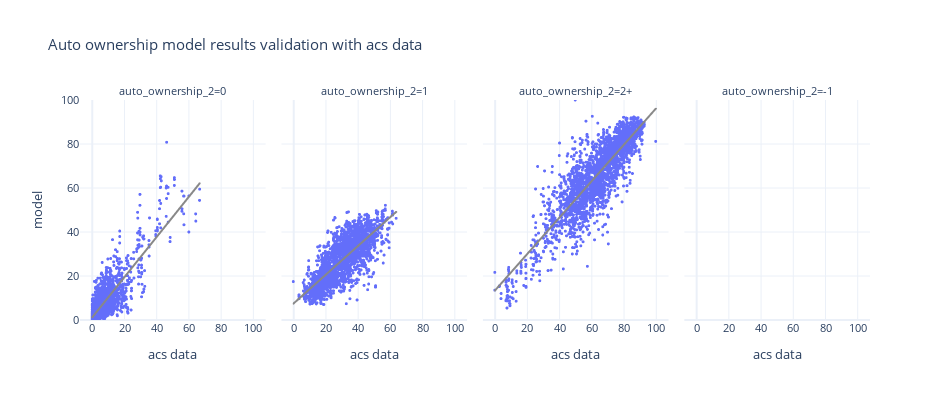

The notebook cell saved with this chart:
### Code cell
df_plot = pd.pivot(bg_auto_ownership, index=['block_group_id','auto_ownership_2'], columns='source', values='percentage').reset_index()



fig = px.scatter(df_plot, x="acs data", y="model", trendline="ols", trendline_color_override='rgb(136, 136, 136)',
                 template="plotly_white",
                 facet_col='auto_ownership_2', height=400, width=1000,
                 title="Auto ownership model results validation with acs data")
fig.update_xaxes(dtick=20)
fig.update_yaxes(dtick=20,range=[0, 100])
fig.update_traces(marker_size=3)
fig.update_layout(height=400, width=950, font=dict(size=11))
fig.show()

### Figure 1 — Plotly figure (JSON) as saved in the notebook; plotly's stock layout.template omitted (floating-point values rounded to 4 significant figures; data arrays with more than 128 entries replaced by an {"elided": "..."} marker saying what was removed)
{"data": [{"hovertemplate": "auto_ownership_2=0<br>acs data=%{x}<br>model=%{y}<extra></extra>", "legendgroup": "", "marker": {"color": "#636efa", "size": 3, "symbol": "circle"}, "mode": "markers", "name": "", "showlegend": false, "type": "scattergl", "x": {"elided": "2641 float values"}, "xaxis": "x", "y": {"elided": "2641 float values"}, "yaxis": "y"}, {"hovertemplate": "<b>OLS trendline</b><br>model = 0.912538 * acs data + 1.24185<br>R<sup>2</sup>=0.720111<br><br>auto_ownership_2=0<br>acs data=%{x}<br>model=%{y} <b>(trend)</b><extra></extra>", "legendgroup": "", "line": {"color": "rgb(136, 136, 136)"}, "marker": {"color": "#636efa", "size": 3, "symbol": "circle"}, "mode": "lines", "name": "", "showlegend": false, "type": "scattergl", "x": {"elided": "2627 float values"}, "xaxis": "x", "y": {"elided": "2627 float values"}, "yaxis": "y"}, {"hovertemplate": "auto_ownership_2=1<br>acs data=%{x}<br>model=%{y}<extra></extra>", "legendgroup": "", "marker": {"color": "#636efa", "size": 3, "symbol": "circle"}, "mode": "markers", "name": "", "showlegend": false, "type": "scattergl", "x": {"elided": "2641 float values"}, "xaxis": "x2", "y": {"elided": "2641 float values"}, "yaxis": "y2"}, {"hovertemplate": "<b>OLS trendline</b><br>model = 0.653206 * acs data + 7.39188<br>R<sup>2</sup>=0.620385<br><br>auto_ownership_2=1<br>acs data=%{x}<br>model=%{y} <b>(trend)</b><extra></extra>", "legendgroup": "", "line": {"color": "rgb(136, 136, 136)"}, "marker": {"color": "#636efa", "size": 3, "symbol": "circle"}, "mode": "lines", "name": "", "showlegend": false, "type": "scattergl", "x": {"elided": "2633 float values"}, "xaxis": "x2", "y": {"elided": "2633 float values"}, "yaxis": "y2"}, {"hovertemplate": "auto_ownership_2=2+<br>acs data=%{x}<br>model=%{y}<extra></extra>", "legendgroup": "", "marker": {"color": "#636efa", "size": 3, "symbol": "circle"}, "mode": "markers", "name": "", "showlegend": false, "type": "scattergl", "x": {"elided": "2641 float values"}, "xaxis": "x3", "y": {"elided": "2641 float values"}, "yaxis": "y3"}, {"hovertemplate": "<b>OLS trendline</b><br>model = 0.827281 * acs data + 13.3086<br>R<sup>2</sup>=0.754628<br><br>auto_ownership_2=2+<br>acs data=%{x}<br>model=%{y} <b>(trend)</b><extra></extra>", "legendgroup": "", "line": {"color": "rgb(136, 136, 136)"}, "marker": {"color": "#636efa", "size": 3, "symbol": "circle"}, "mode": "lines", "name": "", "showlegend": false, "type": "scattergl", "x": {"elided": "2634 float values"}, "xaxis": "x3", "y": {"elided": "2634 float values"}, "yaxis": "y3"}, {"hovertemplate": "auto_ownership_2=-1<br>acs data=%{x}<br>model=%{y}<extra></extra>", "legendgroup": "", "marker": {"color": "#636efa", "size": 3, "symbol": "circle"}, "mode": "markers", "name": "", "showlegend": false, "type": "scattergl", "x": [null, null, null, null, null, null, null, null], "xaxis": "x4", "y": [null, null, null, null, null, null, null, null], "yaxis": "y4"}, {"hovertemplate": "auto_ownership_2=-1<extra></extra>", "legendgroup": "", "line": {"color": "rgb(136, 136, 136)"}, "marker": {"color": "#636efa", "size": 3, "symbol": "circle"}, "mode": "lines", "name": "", "showlegend": false, "type": "scattergl", "xaxis": "x4", "yaxis": "y4"}], "layout": {"annotations": [{"font": {}, "showarrow": false, "text": "auto_ownership_2=0", "x": 0.1175, "xanchor": "center", "xref": "paper", "y": 1.0, "yanchor": "bottom", "yref": "paper"}, {"font": {}, "showarrow": false, "text": "auto_ownership_2=1", "x": 0.3725, "xanchor": "center", "xref": "paper", "y": 1.0, "yanchor": "bottom", "yref": "paper"}, {"font": {}, "showarrow": false, "text": "auto_ownership_2=2+", "x": 0.6275, "xanchor": "center", "xref": "paper", "y": 1.0, "yanchor": "bottom", "yref": "paper"}, {"font": {}, "showarrow": false, "text": "auto_ownership_2=-1", "x": 0.8825, "xanchor": "center", "xref": "paper", "y": 1.0, "yanchor": "bottom", "yref": "paper"}], "font": {"size": 11}, "height": 400, "legend": {"tracegroupgap": 0}, "title": {"text": "Auto ownership model results validation with acs data"}, "width": 950, "xaxis": {"anchor": "y", "domain": [0.0, 0.235], "dtick": 20, "title": {"text": "acs data"}}, "xaxis2": {"anchor": "y2", "domain": [0.255, 0.49], "dtick": 20, "matches": "x", "title": {"text": "acs data"}}, "xaxis3": {"anchor": "y3", "domain": [0.51, 0.745], "dtick": 20, "matches": "x", "title": {"text": "acs data"}}, "xaxis4": {"anchor": "y4", "domain": [0.765, 1.0], "dtick": 20, "matches": "x", "title": {"text": "acs data"}}, "yaxis": {"anchor": "x", "domain": [0.0, 1.0], "dtick": 20, "range": [0, 100], "title": {"text": "model"}}, "yaxis2": {"anchor": "x2", "domain": [0.0, 1.0], "dtick": 20, "matches": "y", "range": [0, 100], "showticklabels": false}, "yaxis3": {"anchor": "x3", "domain": [0.0, 1.0], "dtick": 20, "matches": "y", "range": [0, 100], "showticklabels": false}, "yaxis4": {"anchor": "x4", "domain": [0.0, 1.0], "dtick": 20, "matches": "y", "range": [0, 100], "showticklabels": false}}}
